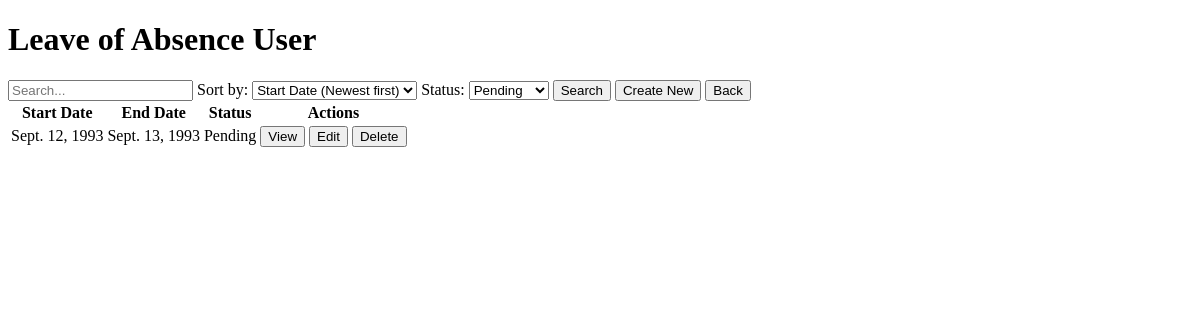
Page /loa_user/ (signed in) on the earlier database version.
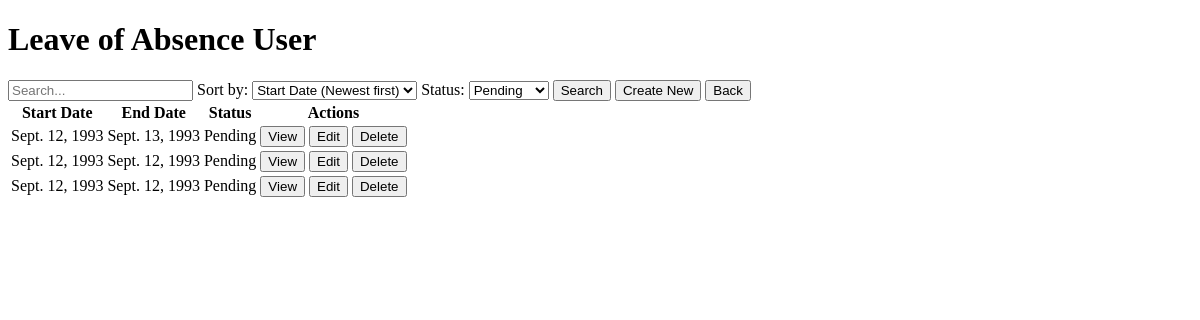
Same page on the later database version.
### main/models.py (models this page shows, shortened)
class LOA(models.Model):
    STATUS_CHOICES = [
        ('Pending', 'Pending'),
        ('Approved', 'Approved'),
        ('Denied', 'Denied'),
    ]
    user = models.ForeignKey(User, on_delete=models.CASCADE)
    start_date = models.DateField()
    end_date = models.DateField()
    status = models.CharField(max_length=10, choices=STATUS_CHOICES, default='Pending')

### main/views.py (the view)
# urls.py: path('loa_user/', views.loa_user, name='loa_user'),
@login_required
@user_passes_test(is_user)
def loa_user(request):
    query = request.GET.get('q', '')
    sort_by = request.GET.get('sort_by', 'start_date_desc')
    status_filter = request.GET.get('status_filter', 'pending')
    loas = LOA.objects.filter(user=request.user)
    if query:
        loas = loas.filter(
            Q(status__icontains=query)
        )
    if status_filter == 'pending':
        loas = loas.filter(status='Pending')
    elif status_filter == 'approved':
        loas = loas.filter(status='Approved')
    elif status_filter == 'denied':
        loas = loas.filter(status='Denied')
    if sort_by == 'start_date_asc':
        loas = loas.order_by('start_date')
    elif sort_by == 'start_date_desc':
        loas = loas.order_by('-start_date')
    elif sort_by == 'last_date_asc':
        loas = loas.order_by('last_date')
    elif sort_by == 'last_date_desc':
        loas = loas.order_by('-last_date')
    return render(request, 'loa_user.html', {'loas': loas, 'query': query, 'sort_by': sort_by, 'status_filter': status_filter})

### main/views.py (called while the page is built)
def is_user(user):
    return user.groups.filter(name='User').exists()

### main/templates/loa_user.html (shortened to what this page needs)
<!DOCTYPE html>
<html>
<head>
</head>
<body>
<h1>Leave of Absence User</h1>
<form method="get" action="{% url 'loa_user' %}">
    <input type="text" name="q" placeholder="Search..." value="{{ query }}">
    <label for="sort_by">Sort by:</label>
    <select name="sort_by">
        <option value="start_date_desc" {% if sort_by == 'start_date_desc' %}selected{% endif %}>Start Date (Newest first)</option>
    </select>
    <label for="status_filter">Status:</label>
    <select name="status_filter">
        <option value="pending" {% if status_filter == 'pending' %}selected{% endif %}>Pending</option>
    </select>
    <button type="submit">Search</button>
    <a href="{% url 'loa_create' %}"><button type="button">Create New</button></a>
    <a href="{% url 'home_user' %}"><button type="button">Back</button></a>
</form>
<table>
<tr>
<th>Start Date</th>
<th>End Date</th>
<th>Status</th>
<th>Actions</th>
</tr>
{% for loa in loas %}
<tr>
<td>{{ loa.start_date }}</td>
<td>{{ loa.end_date }}</td>
<td>{{ loa.status }}</td>
<td>
<a href="{% url 'loa_submission_overview_user' %}?id={{ loa.id }}"><button>View</button></a>
<a href="{% url 'loa_edit_user' loa.id %}"><button>Edit</button></a>
<a href="{% url 'loa_delete_user' loa.id %}"><button>Delete</button></a>
</td>
</tr>
{% endfor %}
</table>
</body>
</html>

Differences in the rows shown:
added LOA: start_date "Sept. 12, 1993", end_date "Sept. 12, 1993", status "Pending"
added LOA: start_date "Sept. 12, 1993", end_date "Sept. 12, 1993", status "Pending"
